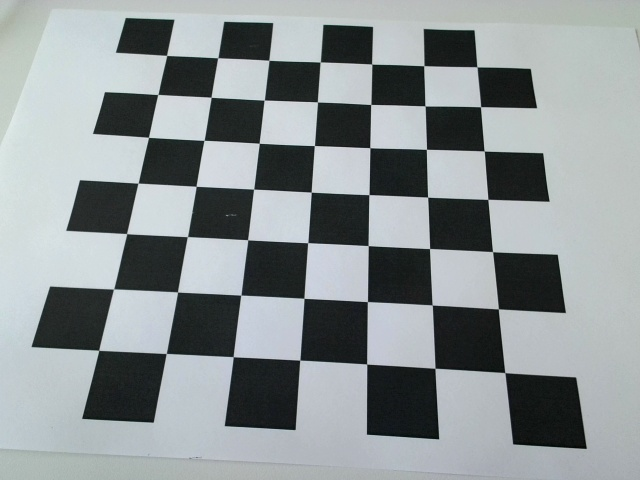
#> input picture calibration_images/[Camera2_Calib]_2023_01_11_11h_55m_55s.jpg, 640 x 480 px, given in place of the camera
$ python real_time_cycle.py   (Python 2 division)
#> lines starting #> are read from the running program, lines starting #| are printed output that depends on the picture; after the words box and inside, x2 and y2 are one past the last pixel; in counts of white or black regions, pixels touching at a corner belong together
# import the necessary packages
import numpy as np
import argparse
import cv2
import time

cap = cv2.VideoCapture(0) # Set Capture Device, in case of a USB Webcam try 1, or give -1 to get a list of available devices

#Set Width and Height
# cap.set(3,1280)
# cap.set(4,720)

# The above step is to set the Resolution of the Video. The default is 640x480.
# This example works with a Resolution of 640x480.

while(True):
	# Capture frame-by-frame
	ret, frame = cap.read()
#> frame is the input picture: shape (480, 640, 3); mean B, G, R 148.4, 146.8, 140

	# load the image, clone it for output, and then convert it to grayscale

	output = frame.copy()
	gray = cv2.cvtColor(frame, cv2.COLOR_BGR2GRAY)

	# apply GuassianBlur to reduce noise. medianBlur is also added for smoothening, reducing noise.
	gray = cv2.GaussianBlur(gray,(5,5),0)
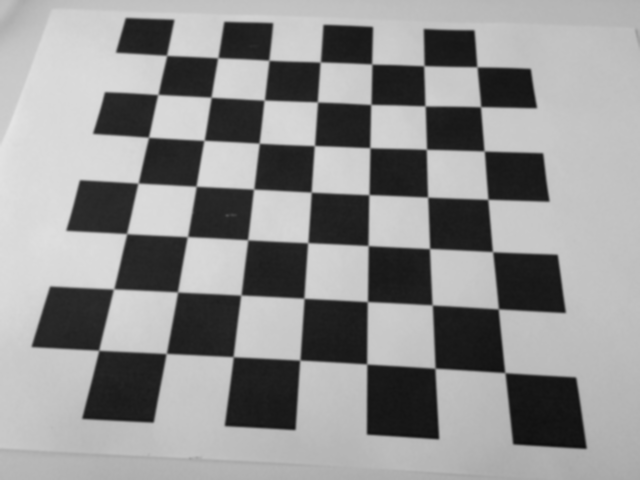
#> gray: shape (480, 640); min 14, max 228, mean 144.9
	gray = cv2.medianBlur(gray,5)

	# Adaptive Guassian Threshold is to detect sharp edges in the Image. For more information Google it.
	gray = cv2.adaptiveThreshold(gray,255,cv2.ADAPTIVE_THRESH_GAUSSIAN_C,\
            cv2.THRESH_BINARY,11,3.5)
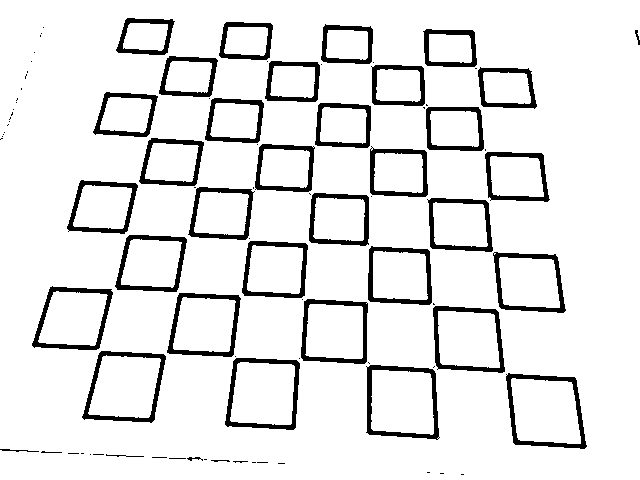
#> gray: shape (480, 640); 90.6% white; 91 black regions (53 under 20 px), largest, box (x1, y1, x2, y2) and area: (506, 373, 587, 449) 1176, (366, 365, 440, 440) 1165, (82, 351, 166, 423) 1128

#> (the run stopped early here; a loop or call above may not have finished)

$ run again, on calibration_images/[Camera2_Calib]_2023_01_11_11h_56m_15s.jpg
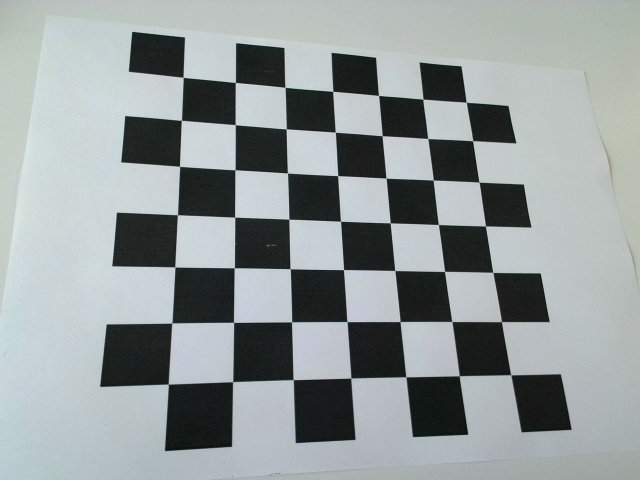
#> input picture calibration_images/[Camera2_Calib]_2023_01_11_11h_56m_15s.jpg, 640 x 480 px, given in place of the camera
#> frame is the input picture: shape (480, 640, 3); mean B, G, R 154.8, 154.1, 147
#> `gray = cv2.GaussianBlur(gray,(5,5),0)`:
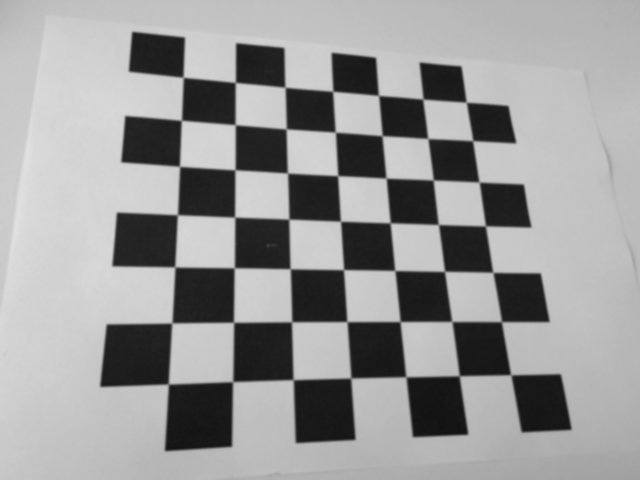
#> gray: shape (480, 640); min 18, max 225, mean 152.1
#> `gray = cv2.adaptiveThreshold(gray,255,cv2.ADAPTIVE_THRESH_GAUSSIAN_C,\..`:
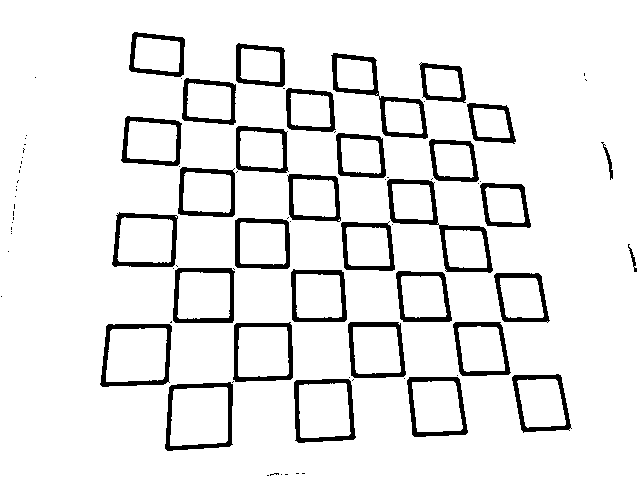
#> gray: shape (480, 640); 91.5% white; 85 black regions (53 under 20 px), largest, box (x1, y1, x2, y2) and area: (387, 179, 493, 273) 1484, (331, 53, 428, 139) 1330, (100, 324, 172, 387) 1060

$ run again, on calibration_images/[Camera2_Calib]_2023_01_11_11h_56m_20s.jpg
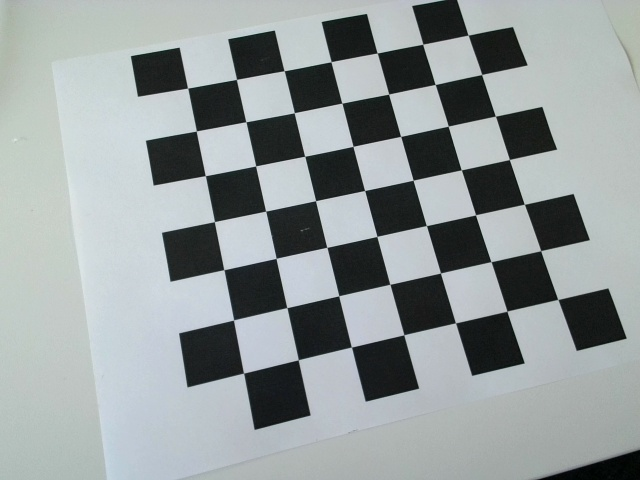
#> input picture calibration_images/[Camera2_Calib]_2023_01_11_11h_56m_20s.jpg, 640 x 480 px, given in place of the camera
#> frame is the input picture: shape (480, 640, 3); mean B, G, R 155.5, 155.1, 147.8
#> `gray = cv2.GaussianBlur(gray,(5,5),0)`:
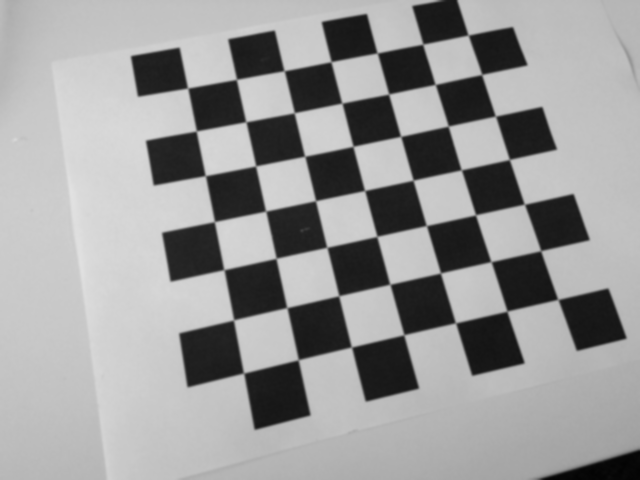
#> gray: shape (480, 640); min 3, max 225, mean 153
#> `gray = cv2.adaptiveThreshold(gray,255,cv2.ADAPTIVE_THRESH_GAUSSIAN_C,\..`:
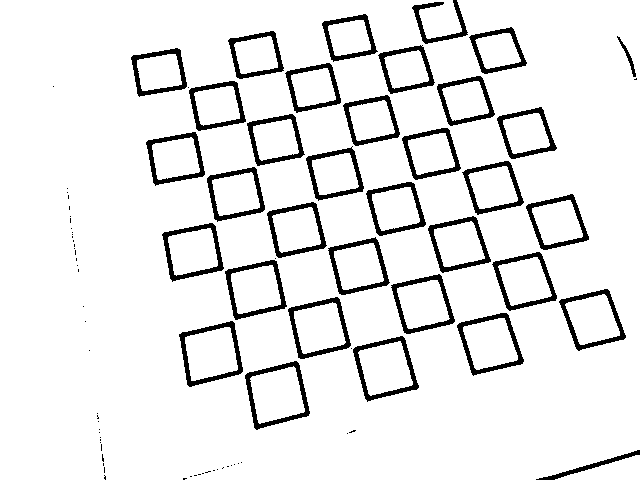
#> gray: shape (480, 640); 91.7% white; 88 black regions (54 under 20 px), largest, box (x1, y1, x2, y2) and area: (245, 361, 310, 430) 921, (179, 321, 243, 387) 914, (353, 336, 419, 402) 887

$ run again, on calibration_images/[Camera2_Calib]_2023_01_11_11h_56m_23s.jpg
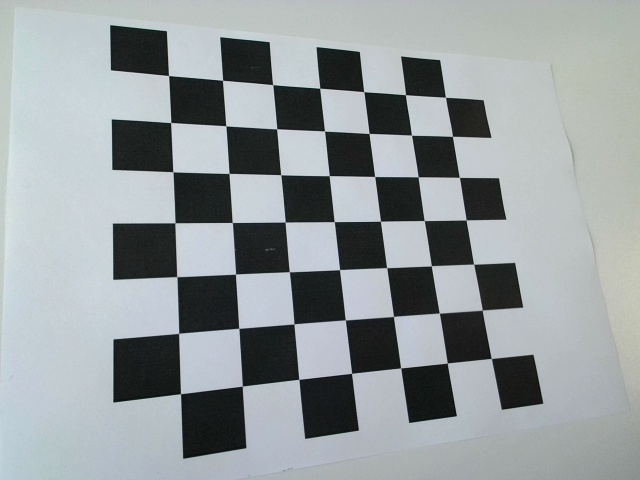
#> input picture calibration_images/[Camera2_Calib]_2023_01_11_11h_56m_23s.jpg, 640 x 480 px, given in place of the camera
#> frame is the input picture: shape (480, 640, 3); mean B, G, R 157.1, 155, 148.4
#> `gray = cv2.GaussianBlur(gray,(5,5),0)`:
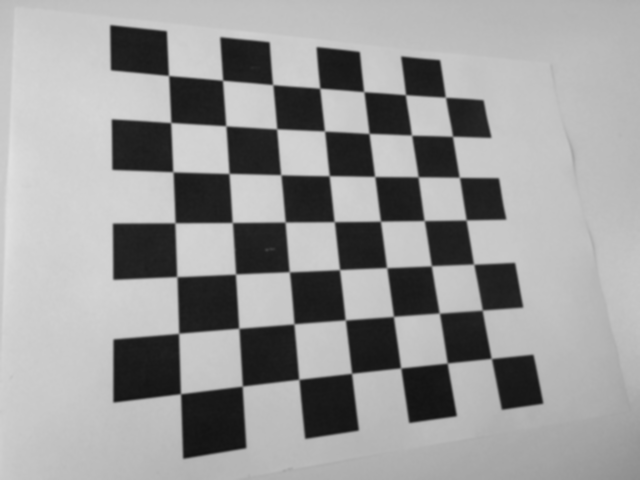
#> gray: shape (480, 640); min 18, max 223, mean 153.3
#> `gray = cv2.adaptiveThreshold(gray,255,cv2.ADAPTIVE_THRESH_GAUSSIAN_C,\..`:
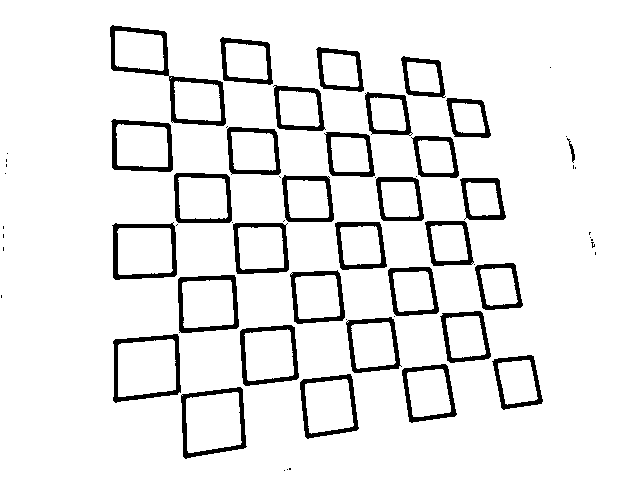
#> gray: shape (480, 640); 91.9% white; 62 black regions (30 under 20 px), largest, box (x1, y1, x2, y2) and area: (110, 25, 226, 126) 1626, (113, 334, 181, 403) 1032, (181, 387, 247, 459) 1007
